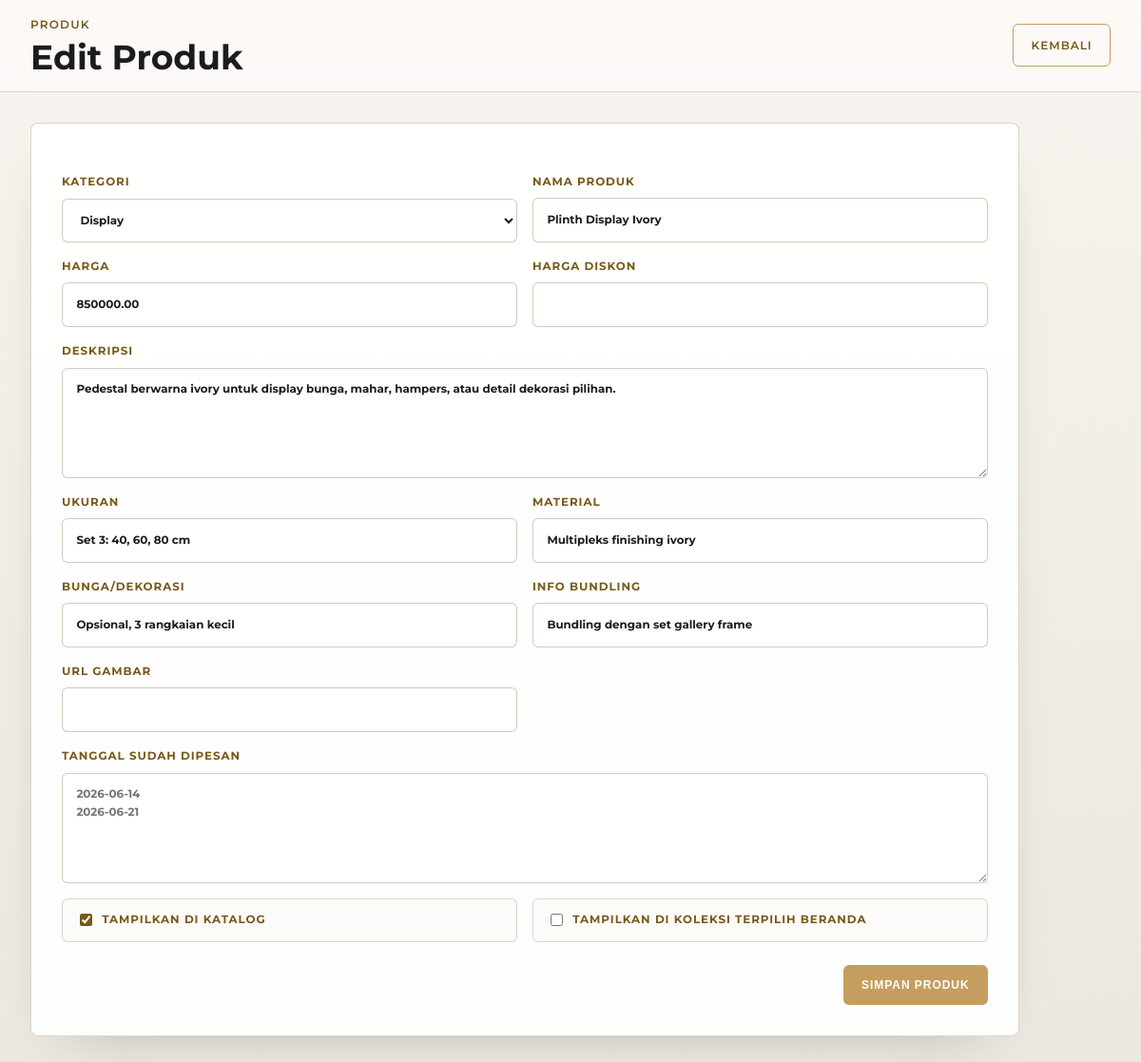
Page /admin/product-form.php?id=5 (signed in) on the committed database.
### tables this page shows
CREATE TABLE IF NOT EXISTS products (
  id INT UNSIGNED AUTO_INCREMENT PRIMARY KEY,
  category_id INT UNSIGNED NULL,
  name VARCHAR(150) NOT NULL,
  description TEXT NOT NULL,
  price DECIMAL(12,2) NOT NULL DEFAULT 0,
  discount_price DECIMAL(12,2) NULL,
  size VARCHAR(120) NULL,
  material VARCHAR(150) NULL,
  flowers VARCHAR(150) NULL,
  bundle_note VARCHAR(255) NULL,
  image_url TEXT NULL,
  is_active TINYINT(1) NOT NULL DEFAULT 1,
  is_featured TINYINT(1) NOT NULL DEFAULT 0,
  created_at TIMESTAMP DEFAULT CURRENT_TIMESTAMP,
  updated_at TIMESTAMP DEFAULT CURRENT_TIMESTAMP ON UPDATE CURRENT_TIMESTAMP,
  KEY idx_products_category (category_id),
  KEY idx_products_active_featured (is_active, is_featured),
  KEY idx_products_price (price, discount_price),
  CONSTRAINT fk_products_category
    FOREIGN KEY (category_id) REFERENCES categories(id)
    ON DELETE SET NULL
);

CREATE TABLE IF NOT EXISTS categories (
  id INT UNSIGNED AUTO_INCREMENT PRIMARY KEY,
  name VARCHAR(100) NOT NULL UNIQUE,
  created_at TIMESTAMP DEFAULT CURRENT_TIMESTAMP
);

### includes/auth.php (called while the page is built, shortened)
<?php
function e(?string $value): string
{
    return htmlspecialchars((string) $value, ENT_QUOTES, 'UTF-8');
}

### admin/product-form.php (the view, shortened to what this page needs)
<?php
require_once __DIR__ . '/../includes/db.php';
require_once __DIR__ . '/../includes/auth.php';
$id = isset($_GET['id']) ? (int) $_GET['id'] : 0;
$isEdit = $id > 0;
$product = [
    'category_id' => '',
    'name' => '',
    'description' => '',
    'price' => '',
    'discount_price' => '',
    'size' => '',
    'material' => '',
    'flowers' => '',
    'bundle_note' => '',
    'image_url' => '',
    'is_active' => '1',
    'is_featured' => '0',
];
$bookingDatesText = '';
if ($isEdit) {
    $stmt = $conn->prepare('SELECT * FROM products WHERE id = ? LIMIT 1');
    $stmt->bind_param('i', $id);
    $stmt->execute();
    $existing = $stmt->get_result()->fetch_assoc();
    $product = array_merge($product, $existing);
    $bookedDates = [];
    $bookingDatesText = implode("\n", $bookedDates);
}
$categories = $conn->query('SELECT id, name FROM categories ORDER BY name ASC');
?>
<!DOCTYPE html>
<html lang="id">
<head>
  <link rel="stylesheet" href="../css/style.css?v=admin-font-20260608">
  <link rel="stylesheet" href="../css/admin.css?v=admin-font-20260608">
</head>
<body class="admin-body">
  <header class="admin-topbar">
    <div>
      <span class="eyebrow">Produk</span>
      <h1><?= $isEdit ? 'Edit Produk' : 'Tambah Produk' ?></h1>
    </div>
    <nav class="admin-actions">
      <a class="button button-outline" href="index.php">Kembali</a>
    </nav>
  </header>
  <main class="admin-shell">
    <section class="admin-panel">
      <form method="post" class="admin-form admin-form-grid">
        <label>
          Kategori
          <select name="category_id" required>
            <?php if ($categories): ?>
              <?php while ($category = $categories->fetch_assoc()): ?>
                <option value="<?= (int) $category['id'] ?>" <?= ((int) $product['category_id'] === (int) $category['id']) ? 'selected' : '' ?>>
                  <?= e($category['name']) ?>
                </option>
              <?php endwhile; ?>
            <?php endif; ?>
          </select>
        </label>
        <label>
          Nama Produk
          <input type="text" name="name" value="<?= e($product['name']) ?>" required>
        </label>
        <label>
          Harga
          <input type="number" name="price" min="0" step="1000" value="<?= e((string) $product['price']) ?>" required>
        </label>
        <label>
          Harga Diskon
          <input type="number" name="discount_price" min="0" step="1000" value="<?= e((string) $product['discount_price']) ?>">
        </label>
        <label class="admin-full">
          Deskripsi
          <textarea name="description" rows="4" required><?= e($product['description']) ?></textarea>
        </label>
        <label>
          Ukuran
          <input type="text" name="size" value="<?= e($product['size']) ?>">
        </label>
        <label>
          Material
          <input type="text" name="material" value="<?= e($product['material']) ?>">
        </label>
        <label>
          Bunga/Dekorasi
          <input type="text" name="flowers" value="<?= e($product['flowers']) ?>">
        </label>
        <label>
          Info Bundling
          <input type="text" name="bundle_note" value="<?= e($product['bundle_note']) ?>" placeholder="Kosongkan jika produk tidak bisa bundling">
        </label>
        <label>
          URL Gambar
          <input type="url" name="image_url" value="<?= e($product['image_url']) ?>">
        </label>
        <label class="admin-full">
          Tanggal Sudah Dipesan
          <textarea name="booking_dates" rows="4" placeholder="2026-06-14&#10;2026-06-21"><?= e($bookingDatesText) ?></textarea>
        </label>
        <label class="admin-check">
          <input type="checkbox" name="is_active" <?= ((int) $product['is_active'] === 1) ? 'checked' : '' ?>>
          Tampilkan di katalog
        </label>
        <label class="admin-check">
          <input type="checkbox" name="is_featured" <?= ((int) $product['is_featured'] === 1) ? 'checked' : '' ?>>
          Tampilkan di Koleksi Terpilih beranda
        </label>
        <div class="admin-full admin-submit">
          <button class="button button-primary" type="submit">Simpan Produk</button>
        </div>
      </form>
    </section>
  </main>
</body>
</html>

### css/style.css (style rules this page uses)
:root { --color-background: #fcf9f8; --color-surface: #ffffff; --color-section: #f3f0ef; --color-text: #1b1c1c; --color-muted: #4e4639; --color-outline: #d1c5b4; --color-primary: #c59d5f; --color-primary-dark: #775a19; --font-heading: "Playfair Display", Georgia, serif; --font-body: "Montserrat", Arial, sans-serif; --container: 1180px; --space-page: clamp(1.25rem, 4vw, 3.5rem); --space-section: clamp(3.5rem, 6vw, 5.5rem); --radius: 4px; --shadow-soft: 0 20px 40px -20px rgba(197, 157, 95, 0.18); }
* { box-sizing: border-box; }
html { scroll-behavior: smooth; }
body { margin: 0; overflow-x: hidden; background: var(--color-background); color: var(--color-text); font-family: var(--font-body); line-height: 1.6; }
a { color: inherit; text-decoration: none; }
.eyebrow { display: block; margin-bottom: 1rem; color: var(--color-primary-dark); font-size: 0.75rem; font-weight: 600; letter-spacing: 0.1em; text-transform: uppercase; }
.button { display: inline-flex; align-items: center; justify-content: center; min-height: 44px; border: 1px solid transparent; border-radius: var(--radius); padding: 0.75rem 1.5rem; font-size: 0.75rem; font-weight: 600; letter-spacing: 0.1em; text-align: center; text-transform: uppercase; transition: 180ms ease; }
.button-primary { background: var(--color-primary); color: #ffffff; }
.button-outline { border-color: var(--color-primary); color: var(--color-primary-dark); }

### css/admin.css (style rules this page uses)
.admin-body { min-height: 100vh; background: linear-gradient(180deg, #f7f4ef 0%, #ece7df 100%); color: var(--color-text); }
.admin-body .button { min-height: 42px; border-radius: 6px; letter-spacing: 0.08em; padding-inline: 1.15rem; }
.admin-shell { width: min(100%, 1320px); margin-inline: auto; padding: clamp(1rem, 3vw, 2rem); }
.admin-topbar { position: sticky; top: 0; z-index: 50; display: flex; align-items: center; justify-content: space-between; gap: 1.5rem; padding: 1rem clamp(1rem, 3vw, 2rem); border-bottom: 1px solid rgba(209, 197, 180, 0.7); background: rgba(252, 249, 248, 0.92); backdrop-filter: blur(14px); }
.admin-topbar h1, .admin-panel h1, .admin-panel h2, .admin-dashboard-hero h2 { margin: 0; font-family: var(--font-body); font-weight: 700; line-height: 1.08; letter-spacing: 0; }
.admin-topbar h1 { font-size: clamp(1.65rem, 3vw, 2.35rem); }
.admin-topbar .eyebrow, .admin-panel .eyebrow, .admin-dashboard-hero .eyebrow { margin-bottom: 0.35rem; }
.admin-actions { display: flex; flex-wrap: wrap; justify-content: flex-end; gap: 0.65rem; }
.admin-panel, .admin-dashboard-hero, .admin-stat { border: 1px solid rgba(209, 197, 180, 0.72); border-radius: 8px; background: rgba(255, 255, 255, 0.94); box-shadow: 0 22px 60px -42px rgba(27, 28, 28, 0.42); }
.admin-panel { width: min(100%, 1040px); padding: clamp(1.25rem, 3vw, 2rem); }
.admin-next-booking span, .admin-stat span, .admin-form label, .admin-table th, .admin-booking-item a, .admin-row-actions a, .admin-row-actions button { font-size: 0.74rem; font-weight: 700; letter-spacing: 0.08em; text-transform: uppercase; }
.admin-stat span, .admin-form label, .admin-table th { color: var(--color-primary-dark); }
.admin-form { display: grid; gap: 1rem; margin-top: 1.25rem; }
.admin-form-grid { grid-template-columns: repeat(12, minmax(0, 1fr)); }
.admin-form-grid > label { grid-column: span 6; }
.admin-form-grid > .admin-full { grid-column: 1 / -1; }
.admin-form label { display: grid; gap: 0.48rem; }
.admin-form input, .admin-form select, .admin-form textarea { width: 100%; border: 1px solid rgba(209, 197, 180, 0.9); border-radius: 6px; background: #fff; color: var(--color-text); font: inherit; letter-spacing: 0; min-height: 46px; padding: 0.8rem 0.9rem; text-transform: none; transition: border-color 160ms ease, box-shadow 160ms ease; }
.admin-form textarea { min-height: 116px; resize: vertical; }
.admin-check { align-content: center; grid-template-columns: auto 1fr; justify-content: start; min-height: 46px; padding: 0.75rem 0.85rem; border: 1px solid rgba(209, 197, 180, 0.72); border-radius: 6px; background: rgba(252, 249, 248, 0.68); text-transform: none; }
.admin-check input { width: auto; min-height: auto; accent-color: var(--color-primary-dark); }
.admin-submit { display: flex; justify-content: flex-end; padding-top: 0.5rem; }

### rows in the picture
products: category_id "Display", name "Plinth Display Ivory", price "850000.00", description "Pedestal berwarna ivory untuk display bunga, mahar, hampers, atau detail dekorasi pilihan.", size "Set 3: 40, 60, 80 cm", material "Multipleks finishing ivory", flowers "Opsional, 3 rangkaian kecil", bundle_note "Bundling dengan set gallery frame", is_active "☑"
